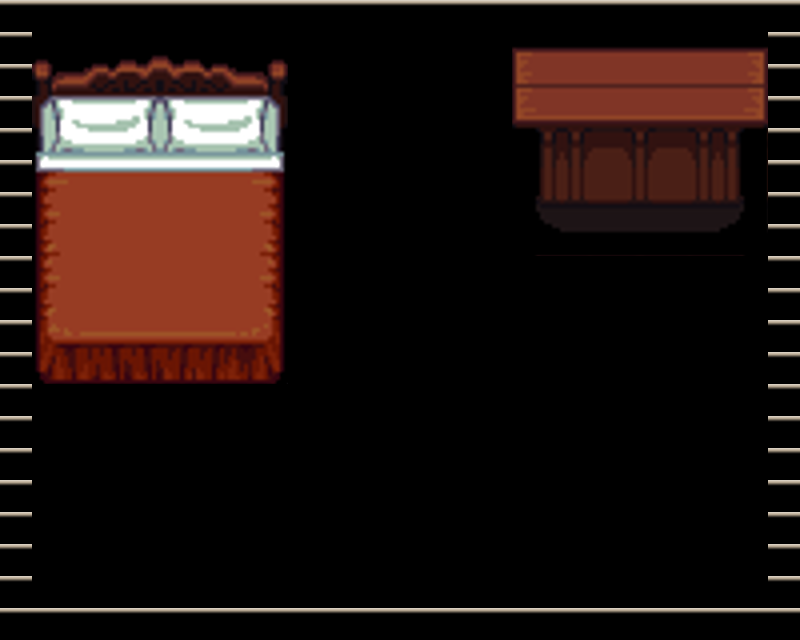

This is a level from a 2D game, rendered from its Tiled map with the project's own tilesets. A one-line summary and the map file follow, with tile-layer data summarised:
An orthogonal 25x20 tile map with 32x32 px tiles, 2 tile layers (Bedroom items, Collision).

<map version="1.0" orientation="orthogonal" width="25" height="20" tilewidth="32" tileheight="32">
 <tileset firstgid="1" name="house_inside_new" tilewidth="32" tileheight="32">
  <image source="../figs/house_inside_new.png" width="2048" height="1792" />
 </tileset>
 <layer name="Bedroom items" width="25" height="20">
  <data>[500 cells, 144 non-empty, 144 distinct tile ids]</data>
 </layer>
 <layer name="Collision" width="25" height="20">
  <data>[500 cells, 86 non-empty, 1 distinct tile ids]</data>
 </layer>
</map>